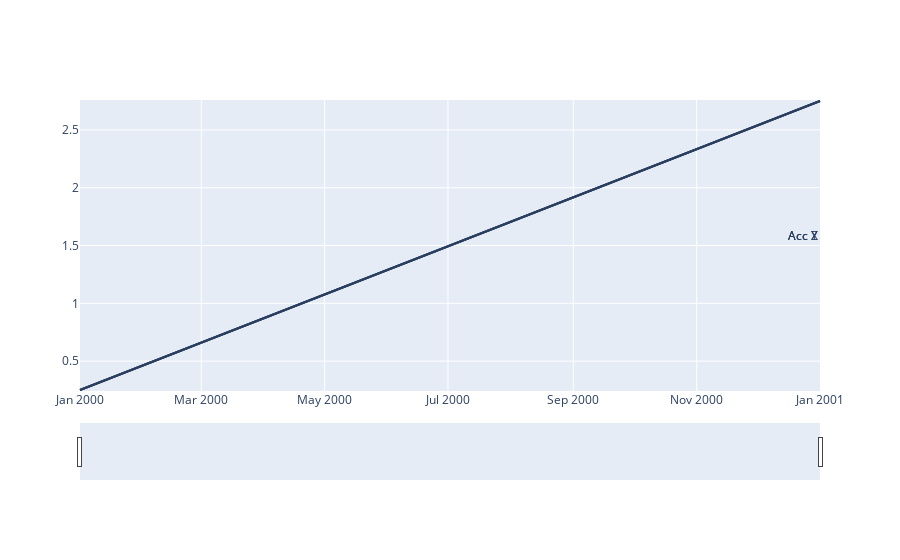
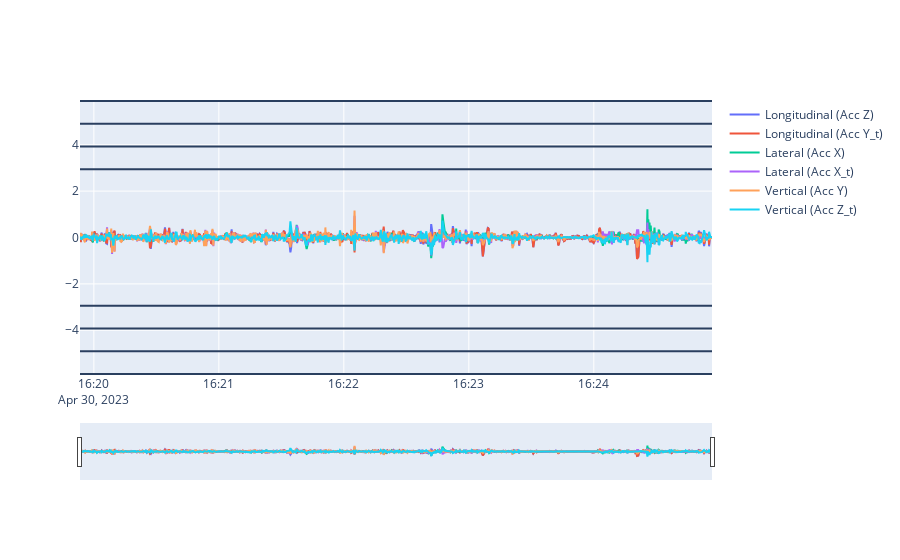

Notebook cell for these charts, in order:
### Code cell
df_straight = df.loc[
    df["_is_straight"] & df["_is_moving"] & df["_is_accelerating"],
    ["timestamp", "_accel_X_t", "_accel_Y_t", "_accel_Z_t"],
]

# Graph filtered acceleration data
fig_acc_straight = go.Figure()

fig_acc_straight.add_trace(
    go.Scatter(
        x=df_straight["timestamp"],
        y=df_straight["_accel_X_t"],
        name="Accelerometer X",
    )
)
fig_acc_straight.add_trace(
    go.Scatter(
        x=df_straight["timestamp"],
        y=df_straight["_accel_Y_t"],
        name="Accelerometer Y",
    )
)
fig_acc_straight.add_trace(
    go.Scatter(
        x=df_straight["timestamp"],
        y=df_straight["_accel_Z_t"],
        name="Accelerometer Z",
    )
)

accX_mean = df_straight["_accel_X_t"].mean()
accY_mean = df_straight["_accel_Y_t"].mean()
accZ_mean = df_straight["_accel_Z_t"].mean()
fig_acc_straight.add_hline(y=accX_mean, annotation_text="Acc X")
fig_acc_straight.add_hline(y=accY_mean, annotation_text="Acc Y")
fig_acc_straight.add_hline(y=accZ_mean, annotation_text="Acc Z")

fig_acc_straight.update_layout(xaxis=dict(rangeslider=dict(visible=True), type="date"))

fig_acc_straight.show()
fig_acc.show()

### Figure 1 — Plotly figure (JSON) as saved in the notebook; plotly's stock layout.template omitted (floating-point values rounded to 4 significant figures)
{"data": [{"name": "Accelerometer X", "type": "scatter", "x": [], "y": []}, {"name": "Accelerometer Y", "type": "scatter", "x": [], "y": []}, {"name": "Accelerometer Z", "type": "scatter", "x": [], "y": []}], "layout": {"annotations": [{"showarrow": false, "text": "Acc X", "x": 1, "xanchor": "right", "xref": "x domain", "y": null, "yanchor": "bottom", "yref": "y"}, {"showarrow": false, "text": "Acc Y", "x": 1, "xanchor": "right", "xref": "x domain", "y": null, "yanchor": "bottom", "yref": "y"}, {"showarrow": false, "text": "Acc Z", "x": 1, "xanchor": "right", "xref": "x domain", "y": null, "yanchor": "bottom", "yref": "y"}], "shapes": [{"type": "line", "x0": 0, "x1": 1, "xref": "x domain", "y0": null, "y1": null, "yref": "y"}, {"type": "line", "x0": 0, "x1": 1, "xref": "x domain", "y0": null, "y1": null, "yref": "y"}, {"type": "line", "x0": 0, "x1": 1, "xref": "x domain", "y0": null, "y1": null, "yref": "y"}], "xaxis": {"rangeslider": {"visible": true}, "type": "date"}}}

### Figure 2 — Plotly figure (JSON) as saved in the notebook; plotly's stock layout.template omitted (floating-point values rounded to 4 significant figures; data arrays with more than 128 entries replaced by an {"elided": "..."} marker saying what was removed)
{"data": [{"name": "Longitudinal (Acc Z)", "type": "scatter", "x": {"elided": "883 str values"}, "y": {"elided": "883 float values"}}, {"name": "Longitudinal (Acc Y_t)", "type": "scatter", "x": {"elided": "883 str values"}, "y": {"elided": "883 float values"}}, {"name": "Lateral (Acc X)", "type": "scatter", "x": {"elided": "883 str values"}, "y": {"elided": "883 float values"}}, {"name": "Lateral (Acc X_t)", "type": "scatter", "x": {"elided": "883 str values"}, "y": {"elided": "883 float values"}}, {"name": "Vertical (Acc Y)", "type": "scatter", "x": {"elided": "883 str values"}, "y": {"elided": "883 float values"}}, {"name": "Vertical (Acc Z_t)", "type": "scatter", "x": {"elided": "883 str values"}, "y": {"elided": "883 float values"}}], "layout": {"shapes": [{"type": "line", "x0": 0, "x1": 1, "xref": "x domain", "y0": 2.943, "y1": 2.943, "yref": "y"}, {"type": "line", "x0": 0, "x1": 1, "xref": "x domain", "y0": 3.924, "y1": 3.924, "yref": "y"}, {"type": "line", "x0": 0, "x1": 1, "xref": "x domain", "y0": 4.905, "y1": 4.905, "yref": "y"}, {"type": "line", "x0": 0, "x1": 1, "xref": "x domain", "y0": 5.886, "y1": 5.886, "yref": "y"}, {"type": "line", "x0": 0, "x1": 1, "xref": "x domain", "y0": -2.943, "y1": -2.943, "yref": "y"}, {"type": "line", "x0": 0, "x1": 1, "xref": "x domain", "y0": -3.924, "y1": -3.924, "yref": "y"}, {"type": "line", "x0": 0, "x1": 1, "xref": "x domain", "y0": -4.905, "y1": -4.905, "yref": "y"}, {"type": "line", "x0": 0, "x1": 1, "xref": "x domain", "y0": -5.886, "y1": -5.886, "yref": "y"}], "xaxis": {"rangeslider": {"visible": true}, "type": "date"}}}
